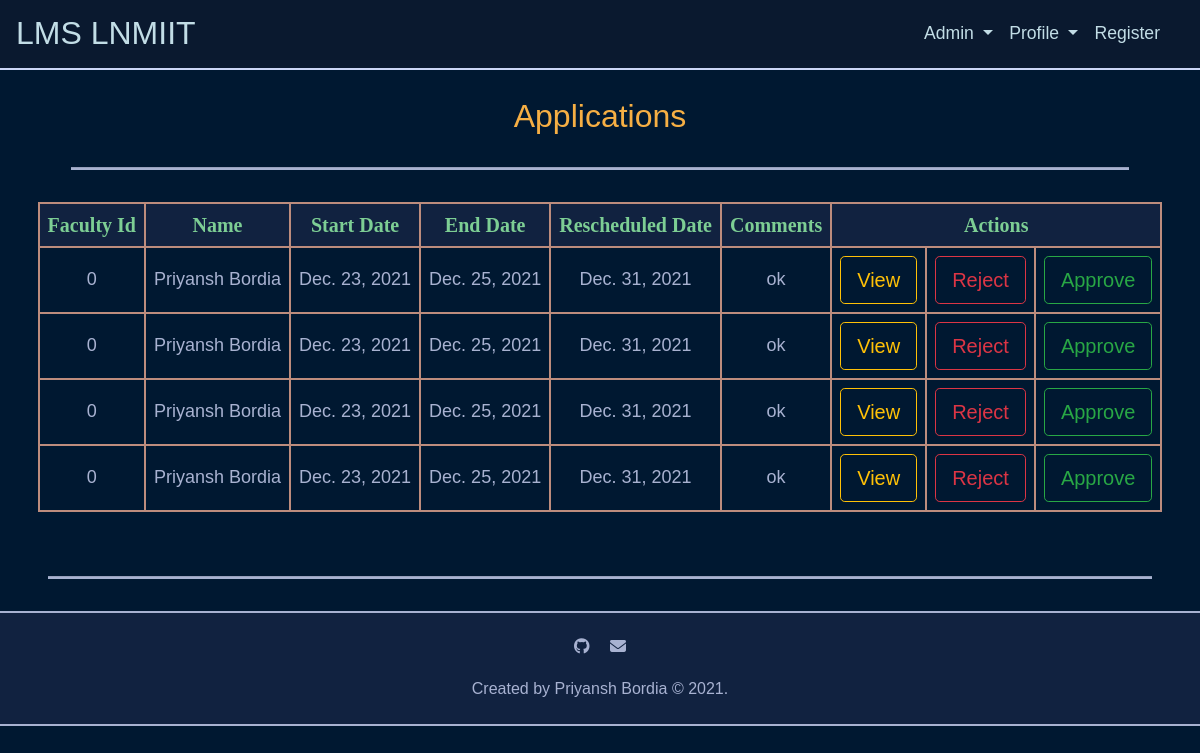
Screenshot of /status/ (signed in) with the database file from the repository.
### leave/models.py (models this page shows, shortened)
class Application(models.Model):
	PENDING = 'P'
	APPROVED = 'A'
	REJECTED = 'R'
	APPLICATION_STATUS = (
		('P', 'Pending'),
		('A', 'Approved'),
		('R', 'Rejected'),
	)
	person = models.ForeignKey(Person, on_delete=models.CASCADE, related_name='applicant', default=1)
	status = models.CharField(max_length=1, choices=APPLICATION_STATUS, default='P')
	start_date = models.DateField(blank=False, null=False)
	end_date = models.DateField(blank=False, null=False)
	hasClasses = models.BooleanField(blank=False, null=False, default=False)
	rescheduled_date = models.DateField(blank=True, null=True)
	up_next = models.ForeignKey(Person, on_delete=models.CASCADE, related_name='up_next', default=1)
	comments = models.TextField(blank=True, null=False)
	updated_at = models.DateTimeField(auto_now=True)
	created_at = models.DateTimeField(auto_now_add=True)
	class Meta:
		ordering = ['start_date', 'end_date']

class Person(models.Model):
	DIRECTOR = 'DR'
	DEAN_OF_ACADEMIC_AFFAIRS = 'DOAA'
	DEAN_OF_FACULTY_AFFAIRS = 'DOFA'
	DEAN_OF_STUDENT_AFFAIRS = 'DOSA'
	HEAD_OF_DEPARTMENT = 'HOD'
	FACULTY = 'F'
	VISITING_FACULTY = 'VF'
	REGISTRAR = 'RG'
	HEAD_OF_STAFF = 'HOS'
	STAFF = 'S'
	COMPUTER_SCIENCE_AND_ENGINEERING = 'CSE'
	ELECTRONICS_AND_COMMUNICATION_ENGINEERING = 'ECE'
	MECHANICAL_AND_MECHATRONICS_ENGINEERING = 'ME'
	HUMANITIES_AND_SOCIAL_SCIENCES = 'HSS'
	MATHEMATICS = 'MH'
	PHYSICS = 'PH'
	NON_TEACHING_STAFF = 'NTS'
	PERSON_ROLES = (
		('DR', 'Director'),
		('DOAA', 'Dean of Academic Affairs'),
		('DOFA', 'Dean of Faculty Affairs'),
		('DOSA', 'Dean of Student Affairs'),
		('HOD', 'Head of Department'),
		('F', 'Faculty'),
		('VF', 'Visiting Faculty'),
		('RG', 'Registrar'),
		('HOS', 'Head of Staff'),
		('S', 'Staff'),
	)
	DEPARTMENT = (
		('CSE', 'Computer Science and Engineering'),
		('ECE', 'Electronics and Communication Engineering'),
		('ME', 'Mechanical and Mechatronics Engineering'),
		('HSS', 'Humanities and Social Sciences'),
		('MH', 'Mathematics'),
		('PH', 'Physics'),
		('NTS', 'Non Teaching Staff'),
	)
	user = models.OneToOneField(User, on_delete=models.CASCADE, related_name='person')
	faculty_id = models.CharField(max_length=10, blank=False, null=False, unique=True, default='0')
	leave_count = models.IntegerField(validators=[MinValueValidator(0)], blank=False, null=False, default=22)
	department = models.CharField(max_length=3, choices=DEPARTMENT, blank=False, null=False, default='CSE')
	first_name = models.CharField(max_length=50, validators=[MinLengthValidator(1)], blank=False, null=False)
	last_name = models.CharField(max_length=50, blank=True, null=False)
	email = models.EmailField(blank=False, null=False, unique=True)
	office_no = models.IntegerField(blank=False, null=False, default='0000')
	role = models.CharField(max_length=5, choices=PERSON_ROLES, default='F')
	updated_at = models.DateTimeField(auto_now=True)
	created_at = models.DateTimeField(auto_now_add=True)
	class Meta:
		ordering = ['id']
		verbose_name = 'Person'
		verbose_name_plural = 'Persons'

### leave/views.py (the view)
# urls.py: path('status/', views.status, name='status'),
@login_required
@require_http_methods(["GET", "POST"])
def status(request):
	try:
		applications = Application.objects.filter(up_next_id=request.user.person.id, status=Application.PENDING).order_by('-created_at')
		return render(request, 'leave/status.html', context={'applications': applications})
	except Application.DoesNotExist:
		return render(request, 'leave/error.html', context={})

### leave/templates/leave/status.html (shortened to what this page needs)
{% extends 'leave/base.html' %}
{% block head %}
	{% load static %}
	{% load bootstrap4 %}
	{% load fontawesome_5 %}
	{% load humanizelib %}
{% endblock %}
{% block body %}
	<div class="container-fluid text-center">
		{% if applications|length > 0 %}
			<div class="row">
				<div class="col-md-12">
					<h2> Applications </h2>
					<hr>
					<table class="center">
						<thead>
							<tr>
								<th>Faculty Id</th>
								<th>Name</th>
								<th>Start Date</th>
								<th>End Date</th>
								<th>Rescheduled Date</th>
								<th>Comments</th>
								<th colspan="3">Actions</th>
						</thead>
						<tbody>
							{% for application in applications %}
								<tr>
									<td>{{ application.person.faculty_id }}</td>
									<td><span>{{ application.person.first_name }} {{ application.person.last_name }}</span></td>
									<td>{{ application.start_date }}</td>
									<td>{{ application.end_date }}</td>
									<td>{{ application.rescheduled_date }}</td>
									<td>{{ application.comments }}</td>
									<td><a class="form-control form-control-lg btn btn-outline-warning btn-lg " href="{% url 'application' application.id %}" role="button">View</a></td>
									<td><a class="form-control form-control-lg btn btn-outline-danger btn-lg " href="{% url 'reject' application.id %}" role="button">Reject</a></td>
									<td><a class="form-control form-control-lg btn btn-outline-success btn-lg " href="{% url 'approve' application.id %}" role="button">Approve</a></td>
								</tr>
							{% endfor %}
						</tbody>
					</table>
				</div>
			</div>
		{% endif %}
	</div>
{% endblock %}

### leave/static/leave/css/style.css (style rules this page uses)
html { font-size: 100%; -webkit-box-sizing: border-box; box-sizing: border-box; }
*, *::before, *::after { -webkit-box-sizing: inherit; box-sizing: inherit; }
html, body { width: 100%; height: 100%; }
body { margin: 0; padding: 0; font-size: 1.125rem; font-weight: 300; font-family: Verdana, Arial, Helvetica, sans-serif; line-height: 1.3; color: whitesmoke; background-color: #001831; text-align: center; -webkit-box-align: center; -ms-flex-align: center; align-items: center; -webkit-box-pack: center; -ms-flex-pack: center; justify-content: center; overflow-x: hidden; scroll-behavior: smooth; }
h2, .home-head, .h2 { margin: 1rem auto .5rem auto; font-weight: 400; color: #F6AF44; }
a { color: #a8b2d1; text-decoration: none !important; }
a, i, .has-hover { -webkit-transition-duration: 0.4s; transition-duration: 0.4s; }
hr { margin: 2rem 3rem 2rem 3rem; height: .125rem; background-color: #a8b2d1; }
.row { margin: .2rem auto .4rem auto; }
.col-md-12, .col-md-10, .col-md-9, .col-md-8, .col-md-6, .col-md-5, .col-md-4, .col-md-3, .col-md-2 { padding: 0.5rem 0.5rem 0.5rem .5rem; }
table, tr, th, td { margin: 2rem auto 2rem auto; padding: .5rem; text-align: center; border: .125rem solid #bd8c7d; }
thead { background-color: #112240; }
tbody { overflow: auto; height: 8rem; }
th { color: #7dce94; font-size: 1.25rem; font-family: Cambria, Cochin, Georgia, Times, 'Times New Roman', serif; }
td { color: #a8b2d1; font-size: 1.5; font-weight: 1.5; font-family: Verdana, Geneva, Tahoma, sans-serif; }

### rows the page displays
Application: person.faculty_id "0", person.first_name "Priyansh", person.last_name "Bordia", start_date "Dec. 23, 2021", end_date "Dec. 25, 2021", rescheduled_date "Dec. 31, 2021", comments "ok"
Application: person.faculty_id "0", person.first_name "Priyansh", person.last_name "Bordia", start_date "Dec. 23, 2021", end_date "Dec. 25, 2021", rescheduled_date "Dec. 31, 2021", comments "ok"
Application: person.faculty_id "0", person.first_name "Priyansh", person.last_name "Bordia", start_date "Dec. 23, 2021", end_date "Dec. 25, 2021", rescheduled_date "Dec. 31, 2021", comments "ok"
Application: person.faculty_id "0", person.first_name "Priyansh", person.last_name "Bordia", start_date "Dec. 23, 2021", end_date "Dec. 25, 2021", rescheduled_date "Dec. 31, 2021", comments "ok"
